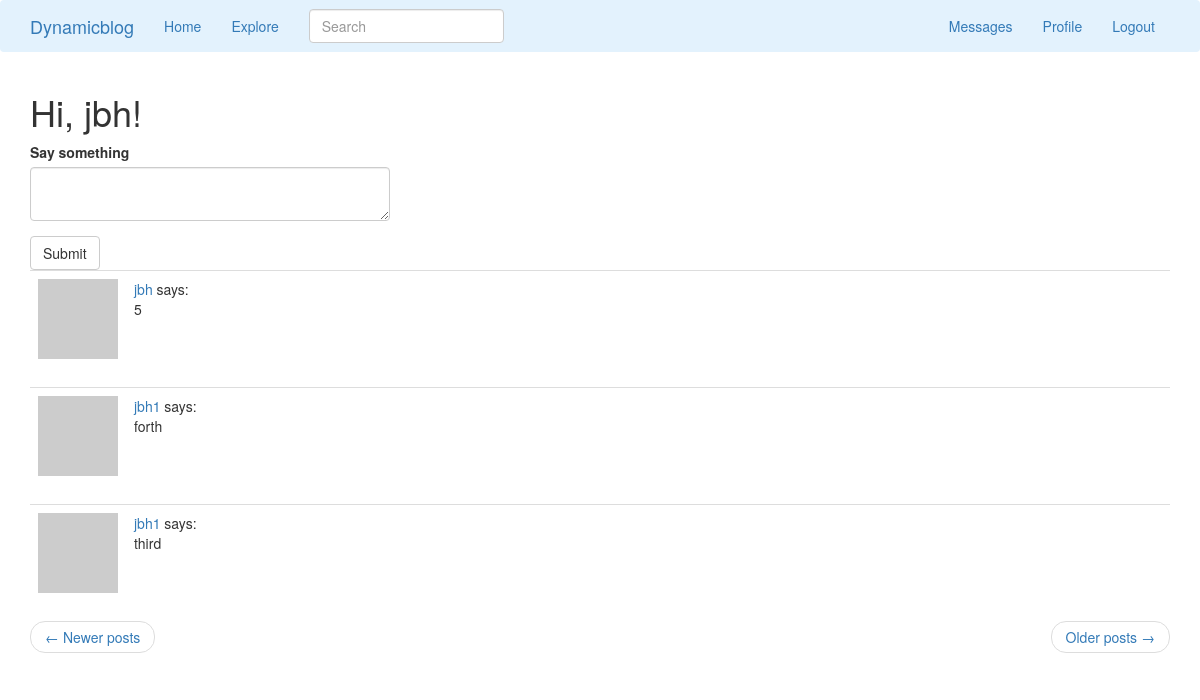
/index?page=3 (signed in), run on the app's committed database.
### app/models.py (models this page shows, shortened)
class User(UserMixin, db.Model):
    id = db.Column(db.Integer, primary_key=True)
    username = db.Column(db.String(64), index=True, unique=True)
    email = db.Column(db.String(120), index=True, unique=True)
    password_hash = db.Column(db.String(128))
    posts = db.relationship('Post', backref='author', lazy='dynamic')
    about_me = db.Column(db.String(140))
    last_seen = db.Column(db.DateTime, default=datetime.utcnow)
    followed = db.relationship(
        'User', secondary=followers,
        primaryjoin=(followers.c.follower_id == id),   # User(id) -- (follower_id) followers (followed_id) -- User(id)
        secondaryjoin=(followers.c.followed_id == id),
        backref=db.backref('followers', lazy='dynamic'), lazy='dynamic')
    messages_sent = db.relationship('Message',
                                    foreign_keys='Message.sender_id',
                                    backref='author', lazy='dynamic')
    messages_received = db.relationship('Message',
                                        foreign_keys='Message.recipient_id',
                                        backref='recipient', lazy='dynamic')
    last_message_read_time = db.Column(db.DateTime)
    tasks = db.relationship('Task', backref="user", lazy="dynamic")
    def new_messages(self): # 用户当前有多少条未读消息
        last_read_time = self.last_message_read_time or datetime(1900, 1, 1)
        return Message.query.filter_by(recipient=self).filter(
            Message.timestamp > last_read_time).count()
    def avatar(self, size):
        digest = md5(self.email.lower().encode('utf-8')).hexdigest()
        return 'https://www.gravatar.com/avatar/{}?d=identicon&s={}'.format(digest, size)
    def followed_posts(self): # A.followed_posts()
        followed = Post.query.join(  # JOIN
            followers, (followers.c.followed_id == Post.user_id)).filter(
            followers.c.follower_id == self.id)
        own = Post.query.filter_by(user_id=self.id)
        return followed.union(own).order_by(Post.timestamp.desc())  # ORDER BY
    def get_tasks_in_progress(self):
        return Task.query.filter_by(user=self, complete=False).all()

class SearchableMixin(object):
    @classmethod
    def before_commit(cls, session):
        session._changes = {
            'add': list(session.new),
            'update': list(session.dirty),
            'delete': list(session.deleted)
        }
    @classmethod
    def after_commit(cls, session):
        for obj in session._changes['add']:
            if isinstance(obj, SearchableMixin):
                add_to_index(obj.__tablename__, obj)
        for obj in session._changes['update']:
            if isinstance(obj, SearchableMixin):
                add_to_index(obj.__tablename__, obj)
        for obj in session._changes['delete']:
            if isinstance(obj, SearchableMixin):
                remove_from_index(obj.__tablename__, obj)
        session._changes = None

class Post(SearchableMixin, db.Model):
    __searchable__ = ['body']
    id = db.Column(db.Integer, primary_key=True)
    body = db.Column(db.String(140))
    timestamp = db.Column(db.DateTime, index=True, default=datetime.utcnow)
    user_id = db.Column(db.Integer, db.ForeignKey('user.id'))

### app/routes.py (the view)
@app.route('/', methods=['GET', 'POST'])
@app.route('/index', methods=['GET', 'POST']) # 没写methods默认是GET
@login_required
def index():    # ..../index?page=3
    form = PostForm()
    if form.validate_on_submit():
        post = Post(body=form.post.data, author=current_user)
        db.session.add(post)
        db.session.commit()
        flash('Your post is now live!')
        return redirect(url_for('index'))  # Post - Redirect - Get
    page = request.args.get('page', 1, type=int)
    posts = current_user.followed_posts().paginate(
        page, app.config['POSTS_PER_PAGE'], False)
    next_url = url_for('index', page=posts.next_num) \
        if posts.has_next else None # next_num = 4 生成去往下一页的url  ..../index?page=4
    prev_url = url_for('index', page=posts.prev_num) \
        if posts.has_prev else None # next_num = 2 生成去往上一页的url  ..../index?page=2
    return render_template('index.html', title='Home', form=form,
                           posts=posts.items, next_url=next_url,
                           prev_url=prev_url)

### app/forms.py
class SearchForm(FlaskForm):
    q = StringField('Search', validators=[DataRequired()])
    def __init__(self, *args, **kwargs):
        if 'formdata' not in kwargs:
            kwargs['formdata'] = request.args
        if 'csrf_enabled' not in kwargs:
            kwargs['csrf_enabled'] = False
        super(SearchForm, self).__init__(*args, **kwargs)

class PostForm(FlaskForm):
    post = TextAreaField('Say something', validators=[
        DataRequired(), Length(min=1, max=140)])
    submit = SubmitField('Submit')

### app/models.py (called while the page is built)
@login.user_loader
def load_user(id):
    return User.query.get(int(id))

### app/routes.py (called while the page is built)
@app.before_request
def before_request():
    if current_user.is_authenticated:
        current_user.last_seen = datetime.utcnow()
        db.session.commit()
        g.search_form = SearchForm()

### app/templates/index.html
{% extends "base.html" %}
{% import 'bootstrap/wtf.html' as wtf %}
{% block app_content %}
    <h1>Hi, {{ current_user.username }}!</h1>
    {% if form %}
        <div class="row">
        <div class="col-md-4">
            {{ wtf.quick_form(form) }}
        </div>
    </div>
    {% endif %}
    {% for post in posts %}
        {% include '_post.html' %}
    {% endfor %}
    <nav aria-label="...">
        <ul class="pager">
            <li class="previous{% if not prev_url %} disabled{% endif %}">
                <a href="{{ prev_url or '#' }}">
                    <span aria-hidden="true">&larr;</span> Newer posts
                </a>
            </li>
            <li class="next{% if not next_url %} disabled{% endif %}">
                <a href="{{ next_url or '#' }}">
                    Older posts <span aria-hidden="true">&rarr;</span>
                </a>
            </li>
        </ul>
    </nav>
{% endblock %}

### app/templates/_post.html
<table class="table table-hover">
    <tr>
        <td width="70px">
            <a href="{{ url_for('user', username=post.author.username) }}">
                <img src="{{ post.author.avatar(70) }}" />
            </a>
        </td>
        <td>
            <span class="user_popup">
                <a href="{{ url_for('user', username=post.author.username) }}">
                    {{ post.author.username }}
                </a>
            </span>
            says:
            <br>
            {{ post.body }}
        </td>
    </tr>
</table>

### data on the page
User: username "jbh"
Post: author.username "jbh", body "5"
Post: author.username "jbh1", body "forth"
Post: author.username "jbh1", body "third"
